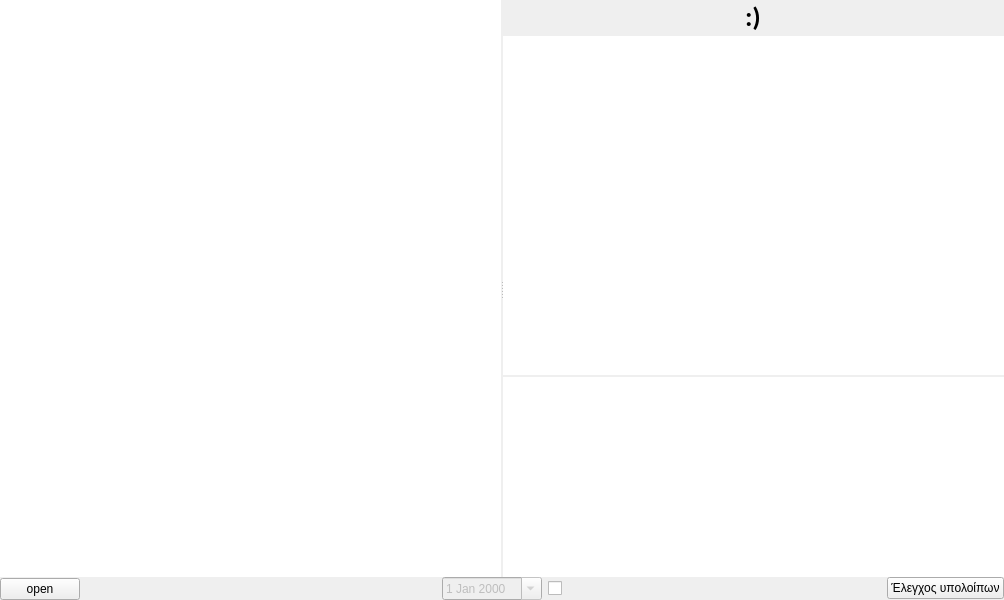
<?xml version="1.0" encoding="UTF-8"?>
<ui version="4.0">
 <class>MainWindow</class>
 <widget class="QMainWindow" name="MainWindow">
  <property name="geometry">
   <rect>
    <x>0</x>
    <y>0</y>
    <width>1004</width>
    <height>600</height>
   </rect>
  </property>
  <property name="windowTitle">
   <string>MainWindow</string>
  </property>
  <widget class="QWidget" name="centralwidget">
   <layout class="QVBoxLayout" name="verticalLayout_4">
    <property name="spacing">
     <number>0</number>
    </property>
    <property name="leftMargin">
     <number>0</number>
    </property>
    <property name="topMargin">
     <number>0</number>
    </property>
    <property name="rightMargin">
     <number>0</number>
    </property>
    <property name="bottomMargin">
     <number>0</number>
    </property>
    <item alignment="Qt::AlignLeft">
     <widget class="QFrame" name="fr1_top">
      <property name="maximumSize">
       <size>
        <width>16777215</width>
        <height>30</height>
       </size>
      </property>
      <property name="frameShape">
       <enum>QFrame::NoFrame</enum>
      </property>
      <property name="frameShadow">
       <enum>QFrame::Plain</enum>
      </property>
      <property name="lineWidth">
       <number>0</number>
      </property>
      <layout class="QHBoxLayout" name="horizontalLayout">
       <property name="spacing">
        <number>0</number>
       </property>
       <property name="leftMargin">
        <number>0</number>
       </property>
       <property name="topMargin">
        <number>0</number>
       </property>
       <property name="rightMargin">
        <number>0</number>
       </property>
       <property name="bottomMargin">
        <number>0</number>
       </property>
      </layout>
     </widget>
    </item>
    <item>
     <widget class="QFrame" name="fr2_main">
      <property name="sizePolicy">
       <sizepolicy hsizetype="Preferred" vsizetype="Expanding">
        <horstretch>0</horstretch>
        <verstretch>0</verstretch>
       </sizepolicy>
      </property>
      <property name="frameShape">
       <enum>QFrame::NoFrame</enum>
      </property>
      <property name="frameShadow">
       <enum>QFrame::Plain</enum>
      </property>
      <property name="lineWidth">
       <number>0</number>
      </property>
      <layout class="QVBoxLayout" name="verticalLayout_3">
       <property name="spacing">
        <number>0</number>
       </property>
       <property name="leftMargin">
        <number>0</number>
       </property>
       <property name="topMargin">
        <number>0</number>
       </property>
       <property name="rightMargin">
        <number>0</number>
       </property>
       <property name="bottomMargin">
        <number>0</number>
       </property>
       <item>
        <widget class="QSplitter" name="splitter">
         <property name="sizePolicy">
          <sizepolicy hsizetype="Expanding" vsizetype="Preferred">
           <horstretch>0</horstretch>
           <verstretch>0</verstretch>
          </sizepolicy>
         </property>
         <property name="lineWidth">
          <number>2</number>
         </property>
         <property name="orientation">
          <enum>Qt::Horizontal</enum>
         </property>
         <property name="opaqueResize">
          <bool>true</bool>
         </property>
         <property name="handleWidth">
          <number>2</number>
         </property>
         <property name="childrenCollapsible">
          <bool>false</bool>
         </property>
         <widget class="QFrame" name="fr_left">
          <property name="sizePolicy">
           <sizepolicy hsizetype="Minimum" vsizetype="Preferred">
            <horstretch>0</horstretch>
            <verstretch>0</verstretch>
           </sizepolicy>
          </property>
          <property name="maximumSize">
           <size>
            <width>16777215</width>
            <height>16777215</height>
           </size>
          </property>
          <property name="frameShape">
           <enum>QFrame::NoFrame</enum>
          </property>
          <property name="frameShadow">
           <enum>QFrame::Plain</enum>
          </property>
          <property name="lineWidth">
           <number>0</number>
          </property>
          <layout class="QVBoxLayout" name="verticalLayout">
           <property name="spacing">
            <number>0</number>
           </property>
           <property name="leftMargin">
            <number>0</number>
           </property>
           <property name="topMargin">
            <number>0</number>
           </property>
           <property name="rightMargin">
            <number>0</number>
           </property>
           <property name="bottomMargin">
            <number>0</number>
           </property>
           <item>
            <widget class="QTableView" name="tbl_isozygio">
             <property name="minimumSize">
              <size>
               <width>0</width>
               <height>0</height>
              </size>
             </property>
             <property name="baseSize">
              <size>
               <width>0</width>
               <height>0</height>
              </size>
             </property>
             <property name="frameShape">
              <enum>QFrame::NoFrame</enum>
             </property>
             <property name="frameShadow">
              <enum>QFrame::Plain</enum>
             </property>
             <property name="lineWidth">
              <number>0</number>
             </property>
             <property name="alternatingRowColors">
              <bool>true</bool>
             </property>
             <property name="selectionMode">
              <enum>QAbstractItemView::SingleSelection</enum>
             </property>
             <property name="selectionBehavior">
              <enum>QAbstractItemView::SelectRows</enum>
             </property>
             <property name="showGrid">
              <bool>false</bool>
             </property>
             <property name="gridStyle">
              <enum>Qt::NoPen</enum>
             </property>
             <property name="cornerButtonEnabled">
              <bool>false</bool>
             </property>
             <attribute name="horizontalHeaderStretchLastSection">
              <bool>false</bool>
             </attribute>
             <attribute name="verticalHeaderVisible">
              <bool>true</bool>
             </attribute>
            </widget>
           </item>
          </layout>
         </widget>
         <widget class="QFrame" name="fr_right">
          <property name="frameShape">
           <enum>QFrame::NoFrame</enum>
          </property>
          <property name="frameShadow">
           <enum>QFrame::Plain</enum>
          </property>
          <property name="lineWidth">
           <number>0</number>
          </property>
          <layout class="QVBoxLayout" name="verticalLayout_2">
           <property name="spacing">
            <number>2</number>
           </property>
           <property name="leftMargin">
            <number>0</number>
           </property>
           <property name="topMargin">
            <number>0</number>
           </property>
           <property name="rightMargin">
            <number>0</number>
           </property>
           <property name="bottomMargin">
            <number>0</number>
           </property>
           <item alignment="Qt::AlignHCenter|Qt::AlignTop">
            <widget class="QLabel" name="lbl_account">
             <property name="font">
              <font>
               <family>Calibri</family>
               <pointsize>20</pointsize>
               <italic>false</italic>
               <bold>true</bold>
               <stylestrategy>PreferAntialias</stylestrategy>
              </font>
             </property>
             <property name="lineWidth">
              <number>0</number>
             </property>
             <property name="text">
              <string>:)</string>
             </property>
            </widget>
           </item>
           <item>
            <widget class="QTableView" name="tbl_kartella">
             <property name="minimumSize">
              <size>
               <width>10</width>
               <height>0</height>
              </size>
             </property>
             <property name="frameShape">
              <enum>QFrame::NoFrame</enum>
             </property>
             <property name="frameShadow">
              <enum>QFrame::Plain</enum>
             </property>
             <property name="lineWidth">
              <number>0</number>
             </property>
             <property name="alternatingRowColors">
              <bool>true</bool>
             </property>
             <property name="selectionMode">
              <enum>QAbstractItemView::SingleSelection</enum>
             </property>
             <property name="selectionBehavior">
              <enum>QAbstractItemView::SelectRows</enum>
             </property>
             <property name="showGrid">
              <bool>false</bool>
             </property>
             <property name="gridStyle">
              <enum>Qt::NoPen</enum>
             </property>
             <property name="cornerButtonEnabled">
              <bool>false</bool>
             </property>
             <attribute name="horizontalHeaderStretchLastSection">
              <bool>false</bool>
             </attribute>
             <attribute name="verticalHeaderVisible">
              <bool>false</bool>
             </attribute>
            </widget>
           </item>
           <item>
            <widget class="QChartView" name="gr_view">
             <property name="minimumSize">
              <size>
               <width>0</width>
               <height>200</height>
              </size>
             </property>
             <property name="maximumSize">
              <size>
               <width>16777215</width>
               <height>200</height>
              </size>
             </property>
             <property name="frameShape">
              <enum>QFrame::NoFrame</enum>
             </property>
             <property name="frameShadow">
              <enum>QFrame::Plain</enum>
             </property>
             <property name="lineWidth">
              <number>0</number>
             </property>
            </widget>
           </item>
          </layout>
         </widget>
        </widget>
       </item>
      </layout>
     </widget>
    </item>
    <item alignment="Qt::AlignBottom">
     <widget class="QFrame" name="fr3_bottom">
      <property name="maximumSize">
       <size>
        <width>16777215</width>
        <height>30</height>
       </size>
      </property>
      <property name="frameShape">
       <enum>QFrame::NoFrame</enum>
      </property>
      <property name="frameShadow">
       <enum>QFrame::Plain</enum>
      </property>
      <property name="lineWidth">
       <number>0</number>
      </property>
      <layout class="QHBoxLayout" name="horizontalLayout_2">
       <property name="spacing">
        <number>0</number>
       </property>
       <property name="leftMargin">
        <number>0</number>
       </property>
       <property name="topMargin">
        <number>0</number>
       </property>
       <property name="rightMargin">
        <number>0</number>
       </property>
       <property name="bottomMargin">
        <number>0</number>
       </property>
       <item alignment="Qt::AlignLeft|Qt::AlignBottom">
        <widget class="QPushButton" name="btn_open">
         <property name="text">
          <string>open</string>
         </property>
        </widget>
       </item>
       <item>
        <widget class="QDateEdit" name="date_filter">
         <property name="enabled">
          <bool>false</bool>
         </property>
         <property name="maximumSize">
          <size>
           <width>100</width>
           <height>16777215</height>
          </size>
         </property>
         <property name="calendarPopup">
          <bool>true</bool>
         </property>
        </widget>
       </item>
       <item>
        <widget class="QCheckBox" name="chk_filter_enable">
         <property name="maximumSize">
          <size>
           <width>20</width>
           <height>16777215</height>
          </size>
         </property>
         <property name="layoutDirection">
          <enum>Qt::RightToLeft</enum>
         </property>
         <property name="text">
          <string/>
         </property>
        </widget>
       </item>
       <item alignment="Qt::AlignRight">
        <widget class="QPushButton" name="btn_check_rest">
         <property name="text">
          <string>Έλεγχος υπολοίπων</string>
         </property>
        </widget>
       </item>
      </layout>
     </widget>
    </item>
   </layout>
  </widget>
 </widget>
 <customwidgets>
  <customwidget>
   <class>QChartView</class>
   <extends>QGraphicsView</extends>
   <header>QtCharts</header>
  </customwidget>
 </customwidgets>
 <resources/>
 <connections/>
</ui>
